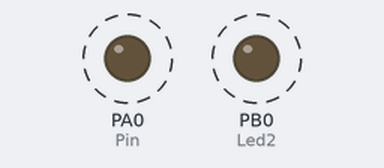
The program below on a simulated ATmega32, built with avr-gcc and emulated at 8 MHz. On the bench: output pins drawn as LEDs (lit = HIGH). Dashed ring = blinking.

Above: at 0.4 s.
Timing chart, 0 to 3.0 s (numbered marks = the images above):
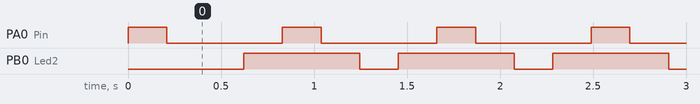

Measured:
- by itself, PA0 (Pin): alternates HIGH for 0.21 s and LOW for 0.62 s
- by itself, PB0 (Led2): alternates HIGH for 0.62 s and LOW for 0.21 s
- by itself, everything shown: repeats every 5.8 s, in 28 steps

The program:

Main.c
```c
/* >>>>>>>>>>>>>>>>>>>>>>>>>>>>>>>>>>>>>>>     Main.c    >>>>>>>>>>>>>>>>>>>>>>>>>>>>>>>>>>>>>>>>>>>>>>>>>>>>
 *******************************  Auther : Walid M0 Ghanem   ***********************************************
 *******************************  Layer  : HAL              ***********************************************
 ******************************   SWC    : LED               ***********************************************
 */

#include "STD_TYPES.h"
#include "BIT_MATH.h"


#include "DIO_Interface.h"
#include "LED_Interface.h"
#include <util/delay.h>

LED_Type Led1 ;

LED_Type Led2 = {
		LED_PORTB ,
		LED_PIN0  ,
		LED_ACTIVE_LOW ,
} ;


void main(void)
{


	Led1.Port = LED_PORTA ;
	Led1.Pin  = LED_PIN0  ;
	Led1.Active_State = LED_ACTIVE_HIGH ;


	LED_voidInit(Led1) ;
	// LED_voidOn(Led1 )  ;

	LED_voidInit(Led2) ;

	while(1)
	{
		LED_voidOn(Led1 )  ;
		_delay_ms(200);
		LED_voidOff(Led1)   ;
		_delay_ms(200);

		LED_voidOn(Led2 )  ;
		_delay_ms(200);
		LED_voidOff(Led2)   ;
		_delay_ms(200);
	}


}
```

LED_Interface.h
```c
/* >>>>>>>>>>>>>>>>>>>>>>>>>>>>>>>>>>>>>>> LED_interface.h >>>>>>>>>>>>>>>>>>>>>>>>>>>>>>>>>>>>>>>>>>>>>>>>>>>>
 *******************************  Auther : Walid M0 Ghanem   ***********************************************
 *******************************  Layer  : HAL              ***********************************************
 ******************************   SWC    : LED               ***********************************************
 */

#ifndef _LED_INTERFACE_H_
#define _LED_INTERFACE_H_


// Port Defines
#define  LED_PORTA  	0
#define  LED_PORTB  	1
#define  LED_PORTC  	2
#define  LED_PORTD  	3


// PIN Defines
#define LED_PIN0   0
#define LED_PIN1   1
#define LED_PIN2   2
#define LED_PIN3   3
#define LED_PIN4   4
#define LED_PIN5   5
#define LED_PIN6   6
#define LED_PIN7   7

// LED Status
#define LED_ACTIVE_HIGH    1
#define LED_ACTIVE_LOW     0


// LED_Configuration
typedef struct{

	u8 Port         ;
	u8 Pin         ;
	u8 Active_State ; // Active High | Active Low

}LED_Type;


/*****************************************************************************************************/
/*
 * This Fun To Intialize The Led
 * It Takes Para. 		>> LED_Configuration
 *
 *
 * */
void LED_voidInit        ( LED_Type LED_Configuration );

/*****************************************************************************************************/
/*
 * This Fun To Turn ON The Led
 * It Takes Para. 		>> LED_Configuration
 *
 *
 * */
void LED_voidOn          ( LED_Type LED_Configuration );

/*****************************************************************************************************/
/*
 * This Fun To Turn OFF The Led
 * It Takes Para. 		>> LED_Configuration
 *
 *
 * */
void LED_voidOff         ( LED_Type LED_Configuration );

/*****************************************************************************************************/
/*
 * This Fun To TOGGLE The Led
 * It Takes Para. 		>> LED_Configuration
 *
 *
 * */
void LED_voidToggle      ( LED_Type LED_Configuration );


#endif
```

LED_Program.c
```c
/* >>>>>>>>>>>>>>>>>>>>>>>>>>>>>>>>>>>>>>> LED_Program.c >>>>>>>>>>>>>>>>>>>>>>>>>>>>>>>>>>>>>>>>>>>>>>>>>>>>
 ***********************************************************************************************************
 *******************************  Auther : Walid M0 Ghanem   ***********************************************
 *******************************  Layer  : HAL              ***********************************************
 ******************************   SWC    : LED               ***********************************************
 */


#include "STD_TYPES.h"
#include "BIT_MATH.h"

#include "DIO_Interface.h"
#include "DIO_Config.h"
#include "DIO_Private.h"

#include "LED_Interface.h"


/* Implementation of the functions*/

void LED_voidInit        ( LED_Type LED_Configuration )
{

	/* make the pin output */
	DIO_u8SetPinDirection(LED_Configuration.Port , LED_Configuration.Pin , DIO_u8PIN_OUTPUT ) ;

}

void LED_voidOn          ( LED_Type LED_Configuration )
{
	if( LED_Configuration.Active_State == LED_ACTIVE_HIGH )
	{
		DIO_u8SetPinValue(LED_Configuration.Port , LED_Configuration.Pin , DIO_u8PIN_HIGH) ;
	}
	else if ( LED_Configuration.Active_State == LED_ACTIVE_LOW )
	{
		DIO_u8SetPinValue(LED_Configuration.Port , LED_Configuration.Pin , DIO_u8PIN_LOW) ;
	}
}

void LED_voidOff         ( LED_Type LED_Configuration )
{
	if( LED_Configuration.Active_State == LED_ACTIVE_HIGH )
	{
		DIO_u8SetPinValue(LED_Configuration.Port , LED_Configuration.Pin , DIO_u8PIN_LOW) ;
	}
	else if ( LED_Configuration.Active_State == LED_ACTIVE_LOW )
	{
		DIO_u8SetPinValue(LED_Configuration.Port , LED_Configuration.Pin , DIO_u8PIN_HIGH) ;
	}
}
/*
void LED_voidToggle      ( LED_Type LED_Configuration )
{
	DIO_u8TogglePinValue(LED_Configuration.Port , LED_Configuration.Pin) ;
}
*/
```

BIT_MATH.h
```c
/* >>>>>>>>>>>>>>>>>>>>>>>>>>>>>>>>>>>>>>> BIT_MATH.h >>>>>>>>>>>>>>>>>>>>>>>>>>>>>>>>>>>>>>>>>>>>>>>>>>>>
 ***********************************************************************************************************
 *******************************  Auther : Walid M0 Ghanem   ***********************************************
 *******************************  Layer  : MCAL              ***********************************************
 ******************************   SWC    : DIO               ***********************************************
 */

#ifndef BIT_MATH_H_
#define BIT_MATH_H_

#define SET_BIT(VAR , BIT_No )     (VAR|=(1<<BIT_No))

#define CLR_BIT(VAR , BIT_No ) 	   (VAR&=(~(1<<BIT_No)))

#define TOGGLE_BIT(VAR , BIT_No )  (VAR~=(1<<BIT_No))

#define GET_BIT(VAR , BIT_No )     ((VAR>>BIT_No)&0x01)

#endif /* BIT_MATH_H_ */
```

DIO_Config.h
```c
/* >>>>>>>>>>>>>>>>>>>>>>>>>>>>>>>>>>>>>>> DIO_Config.h >>>>>>>>>>>>>>>>>>>>>>>>>>>>>>>>>>>>>>>>>>>>>>>>>>>>
 ***********************************************************************************************************
 *******************************  Auther : Walid M0 Ghanem   ***********************************************
 *******************************  Layer  : MCAL              ***********************************************
 ******************************   SWC    : DIO               ***********************************************
 */


#ifndef DIO_CONFIG_H_
#define DIO_CONFIG_H_


#endif /* DIO_CONFIG_H_ */
```

DIO_Interface.h
```c
/* >>>>>>>>>>>>>>>>>>>>>>>>>>>>>>>>>>>>>>> DIO_interface.h >>>>>>>>>>>>>>>>>>>>>>>>>>>>>>>>>>>>>>>>>>>>>>>>>>>>
 ***********************************************************************************************************
 *******************************  Auther : Walid M0 Ghanem   ***********************************************
 *******************************  Layer  : MCAL              ***********************************************
 ******************************   SWC    : DIO               ***********************************************
 */


#ifndef DIO_INTERFACE_H_
#define DIO_INTERFACE_H_

/* The Port Types That Entered By User "Copy_u8Port" */
#define DIO_u8PORTA     	0
#define DIO_u8PORTB     	1
#define DIO_u8PORTC     	2
#define DIO_u8PORTD     	3


/* The Pin Value That Entered By User "Copy_u8Pin" */
#define DIO_u8PIN0      	0
#define DIO_u8PIN1      	1
#define DIO_u8PIN2      	2
#define DIO_u8PIN3      	3
#define DIO_u8PIN4      	4
#define DIO_u8PIN5      	5
#define DIO_u8PIN6      	6
#define DIO_u8PIN7      	7


/* The Pin Direction That Entered By User "Copy_u8Direction" */
#define DIO_u8PIN_OUTPUT 1
#define DIO_u8PIN_INPUT  0


/* The Port Direction That Entered By User "Copy_u8Value" For make all of Port is Output Or Input >> in fun "DIO_u8SetPortDirection" */
#define DIO_u8PORT_OUTPUT   0xff
#define DIO_u8PORT_INPUT    0x00

/* The Pin Value That Entered By User "Copy_u8Value" */
#define DIO_u8PIN_HIGH   1
#define DIO_u8PIN_LOW    0

/* The Port Value That Entered By User "Copy_u8Value" For make all of Port is High Or Low >> in fun "DIO_u8SetPortValue"  */
#define DIO_u8PORT_HIGH      0xff
#define DIO_u8PORT_LOW       0x00


u8 DIO_u8SetPinDirection   (u8 Copy_u8Port , u8 Copy_u8Pin , u8 Copy_u8Direction ) ;

u8 DIO_u8SetPortDirection  (u8 Copy_u8Port , u8 Copy_u8Direction ) ;

u8 DIO_u8SetPinValue       (u8 Copy_u8Port , u8 Copy_u8Pin , u8 Copy_u8Value ) ;

u8 DIO_u8SetPortValue      (u8 Copy_u8Port , u8 Copy_u8Value ) ;

u8 DIO_u8GetPinValue       (u8 Copy_u8Port , u8 Copy_u8Pin , u8* Copy_u8Value ) ;
/*
u8 DIO_u8TogglePinValue      (u8 Copy_u8Port , u8 Copy_u8Pin ) ;
*/

#endif /* DIO_INTERFACE_H_ */
```

DIO_Private.h
```c
/* >>>>>>>>>>>>>>>>>>>>>>>>>>>>>>>>>>>>>>> DIO_register.h >>>>>>>>>>>>>>>>>>>>>>>>>>>>>>>>>>>>>>>>>>>>>>>>>>>>
 ***********************************************************************************************************
 *******************************  Auther : Walid M0 Ghanem   ***********************************************
 *******************************  Layer  : MCAL              ***********************************************
 ******************************   SWC    : DIO               ***********************************************
 */


#ifndef DIO_PRIVATE_H_
#define DIO_PRIVATE_H_

#define  PORTA 		 *((volatile u8* ) 0x3b)
#define  DDRA  		 *((volatile u8* ) 0x3a)
#define  PINA  		 *((volatile u8* ) 0x39)

#define  PORTB 		 *((volatile u8* ) 0x38)
#define  DDRB  		 *((volatile u8* ) 0x37)
#define  PINB  		 *((volatile u8* ) 0x36)

#define  PORTC 		 *((volatile u8* ) 0x35)
#define  DDRC  		 *((volatile u8* ) 0x34)
#define  PINC  		 *((volatile u8* ) 0x33)

#define  PORTD 		 *((volatile u8* ) 0x32)
#define  DDRD  		 *((volatile u8* ) 0x31)
#define  PIND  		 *((volatile u8* ) 0x30)

#endif /* DIO_PRIVATE_H_ */
```

DIO_Program.c
```c
/*******************************  DIO_program.c 			 **********************************************************************************************************
 *******************************  Auther : Walid M0 Ghanem   ***********************************************
 *******************************  Layer  : MCAL              ***********************************************
 ******************************   SWC    : DIO               ***********************************************
 */

#include "BIT_MATH.h"
#include "STD_TYPES.h"
#include "DIO_Interface.h"
#include "DIO_Private.h"
#include "DIO_Config.h"


u8 DIO_u8SetPinDirection   (u8 Copy_u8Port , u8 Copy_u8Pin , u8 Copy_u8Direction )
{
	u8 Local_u8ErrorStatus = 0 ; /* Indicate That No Error */

	if( (Copy_u8Port <= DIO_u8PORTD ) && ( Copy_u8Pin <= DIO_u8PIN7 ) )
	{
		if( Copy_u8Direction == DIO_u8PIN_INPUT)
		{
			switch(Copy_u8Port)
			{
			case DIO_u8PORTA : CLR_BIT(DDRA , Copy_u8Pin) ; break ;
			case DIO_u8PORTB : CLR_BIT(DDRB , Copy_u8Pin) ; break ;
			case DIO_u8PORTC : CLR_BIT(DDRC , Copy_u8Pin) ; break ;
			case DIO_u8PORTD : CLR_BIT(DDRD , Copy_u8Pin) ; break ;
			default : Local_u8ErrorStatus = 1; break ;
			}
		}

		else if (Copy_u8Direction == DIO_u8PIN_OUTPUT)
		{
			switch(Copy_u8Port)
			{
			case DIO_u8PORTA : SET_BIT(DDRA , Copy_u8Pin) ; break ;
			case DIO_u8PORTB : SET_BIT(DDRB , Copy_u8Pin) ; break ;
			case DIO_u8PORTC : SET_BIT(DDRC , Copy_u8Pin) ; break ;
			case DIO_u8PORTD : SET_BIT(DDRD , Copy_u8Pin) ; break ;
			default : Local_u8ErrorStatus = 1; break ;
			}
		}
		else
		{
			Local_u8ErrorStatus = 1;
		}
	}
	else
	{
		Local_u8ErrorStatus = 1 ;
	}

	return Local_u8ErrorStatus ;
}

u8 DIO_u8SetPortDirection  (u8 Copy_u8Port , u8 Copy_u8Direction )
{

	u8 Local_u8ErrorStatus = 0 ; /* Indicate That No Error */

	switch(Copy_u8Port)
	{
	case DIO_u8PORTA : DDRA = Copy_u8Direction ; break ;
	case DIO_u8PORTB : DDRB = Copy_u8Direction ; break ;
	case DIO_u8PORTC : DDRC = Copy_u8Direction ; break ;
	case DIO_u8PORTD : DDRD = Copy_u8Direction ; break ;
	default : Local_u8ErrorStatus = 1; break ;
	}

	return Local_u8ErrorStatus ;

}

u8 DIO_u8SetPinValue       (u8 Copy_u8Port , u8 Copy_u8Pin , u8 Copy_u8Value )
{
	u8 Local_u8ErrorStatus = 0 ; /* Indicate That No Error */

	if(  ( Copy_u8Pin <= DIO_u8PIN7 ) )
	{
		if( Copy_u8Value == DIO_u8PIN_LOW)
		{
			switch(Copy_u8Port)
			{
			case DIO_u8PORTA : CLR_BIT(PORTA , Copy_u8Pin) ; break ;
			case DIO_u8PORTB : CLR_BIT(PORTB , Copy_u8Pin) ; break ;
			case DIO_u8PORTC : CLR_BIT(PORTC , Copy_u8Pin) ; break ;
			case DIO_u8PORTD : CLR_BIT(PORTD , Copy_u8Pin) ; break ;
			default : Local_u8ErrorStatus = 1; break ;
			}
		}
		else if (Copy_u8Value == DIO_u8PIN_HIGH)
		{
			switch(Copy_u8Port)
			{
			case DIO_u8PORTA : SET_BIT(PORTA , Copy_u8Pin) ; break ;
			case DIO_u8PORTB : SET_BIT(PORTB , Copy_u8Pin) ; break ;
			case DIO_u8PORTC : SET_BIT(PORTC , Copy_u8Pin) ; break ;
			case DIO_u8PORTD : SET_BIT(PORTD , Copy_u8Pin) ; break ;
			default : Local_u8ErrorStatus = 1; break ;
			}
		}
		else
		{
			Local_u8ErrorStatus = 1;
		}
	}
	else
	{
		Local_u8ErrorStatus = 1 ;
	}

	return Local_u8ErrorStatus ;

}

u8 DIO_u8SetPortValue      (u8 Copy_u8Port , u8 Copy_u8Value )
{
	u8 Local_u8ErrorStatus = 0 ; /* Indicate That No Error */

	switch(Copy_u8Port)
	{
	case DIO_u8PORTA : PORTA = Copy_u8Value ; break ;
	case DIO_u8PORTB : PORTB = Copy_u8Value ; break ;
	case DIO_u8PORTC : PORTC = Copy_u8Value ; break ;
	case DIO_u8PORTD : PORTD = Copy_u8Value ; break ;
	default : Local_u8ErrorStatus = 1; break ;
	}

	return Local_u8ErrorStatus ;

}

u8 DIO_u8GetPinValue       (u8 Copy_u8Port , u8 Copy_u8Pin , u8* Copy_u8Value )
{

	u8 Local_u8ErrorStatus = 0 ; /* Indicate That No Error */

	if( (Copy_u8Value != NULL) && ( Copy_u8Pin <= DIO_u8PIN7) )
	{
		switch(Copy_u8Port)
		{
		case DIO_u8PORTA : *Copy_u8Value = GET_BIT(PINA , Copy_u8Pin ) ; break ;
		case DIO_u8PORTB : *Copy_u8Value = GET_BIT(PINB , Copy_u8Pin ) ; break ;
		case DIO_u8PORTC : *Copy_u8Value = GET_BIT(PINC , Copy_u8Pin ) ; break ;
		case DIO_u8PORTD : *Copy_u8Value = GET_BIT(PIND , Copy_u8Pin ) ; break ;
		default : Local_u8ErrorStatus = 1; break ;
		}
	}
	else
	{
		Local_u8ErrorStatus = 1 ;
	}


	return Local_u8ErrorStatus ;
}

/*
u8 DIO_u8TogglePinValue      ( u8 Copy_u8Port , u8 Copy_u8Pin )
{
	u8 Local_u8ErrorStatus = 0 ;

	if ( (Copy_u8Pin) <= (DIO_u8PIN7) )
	{
		switch (Copy_u8Port)
		{
		case DIO_u8PORTA : TOGGLE_BIT ( PORTA , Copy_u8Pin ) ;
		break ;
		case DIO_u8PORTB : TOGGLE_BIT( PORTB , Copy_u8Pin) ;
		break ;
		case DIO_u8PORTC : TOGGLE_BIT( PORTC , Copy_u8Pin);
		break ;
		case DIO_u8PORTD : TOGGLE_BIT( PORTD , Copy_u8Pin);
		break ;
		}

	}
	else
	{

		Local_u8ErrorStatus = 0 ;
	}

	return Local_u8ErrorStatus ;
}


*/
```

STD_TYPES.h
```c
/* >>>>>>>>>>>>>>>>>>>>>>>>>>>>>>>>>>>>>>> STD_TYPES.h >>>>>>>>>>>>>>>>>>>>>>>>>>>>>>>>>>>>>>>>>>>>>>>>>>>>
 ***********************************************************************************************************
 *******************************  Auther : Walid M0 Ghanem   ***********************************************
 *******************************  Layer  : MCAL              ***********************************************
 ******************************   SWC    : DIO               ***********************************************
 */

#ifndef STD_TYPES_H_
#define STD_TYPES_H_


typedef unsigned char u8 ;
typedef signed char   s8 ;

typedef unsigned short int u16 ;
typedef signed   short int s16 ;

typedef unsigned long int u32 ;
typedef signed   long int s32 ;

typedef float  f32 ;
typedef double f64 ;

#define NULL    0

#endif /* STD_TYPES_H_ */
```
